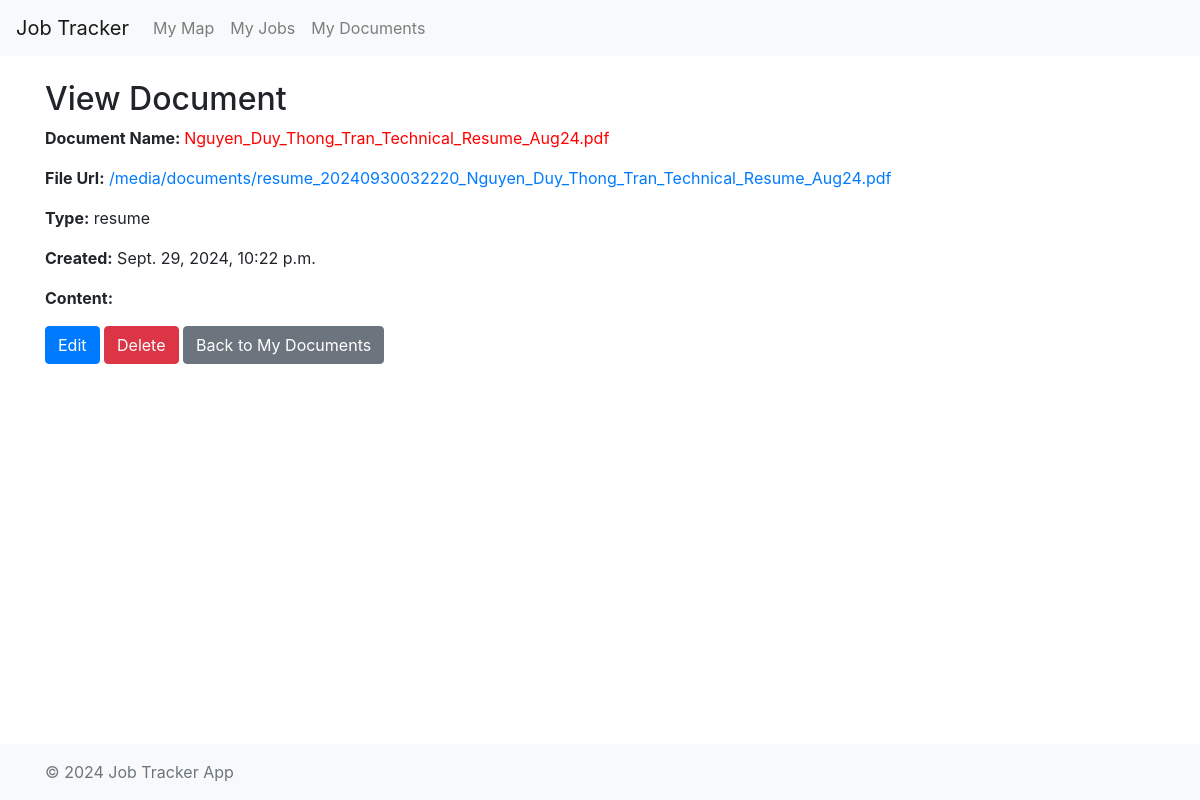
The page /documents/15/ on the database its author committed.
### tracker/models.py (models this page shows, shortened)
class Document(models.Model):
    DOCUMENT_TYPE_CHOICES = [
        ('resume', 'Resume'),
        ('cover_letter', 'Cover Letter'),
        ('other', 'Other'),
    ]
    document_type = models.CharField(max_length=20, choices=DOCUMENT_TYPE_CHOICES)
    document_name = models.CharField(max_length=255, blank=True, null=True)
    file = models.FileField(upload_to='documents/', blank=True, null=True)
    text_content = models.TextField(blank=True, null=True)
    date_uploaded = models.DateTimeField(default=timezone.now)

### tracker/views.py (the view)
# urls.py: path('documents/<int:document_id>/', views.view_document, name='view_document'),
def view_document(request, document_id):
    document = get_object_or_404(Document, id=document_id)
    return render(request, 'tracker/view_document.html', {'document': document})

### tracker/templates/tracker/view_document.html (shortened to what this page needs)
{% extends 'tracker/base.html' %}
{% block content %}
<h2>View Document</h2>
<p><strong>Document Name: </strong><span style="color:red">{{ document.document_name }}</span></p>
{% if document.file %}
    <p><strong>File Url:</strong> <a href="{{ document.file.url }}">{{ document.file.url }}</a></p>
{% else %}
    <p><strong>File Url: </strong><span style="color: grey;">No file available.</span> </p>
{% endif %}
<p><strong>Type:</strong> {{ document.document_type }}</p>
<p><strong>Created:</strong> {{ document.date_uploaded }}</p>
<p><strong>Content:</strong></p>
<a href="{% url 'edit_document' document.id %}" class="btn btn-primary">Edit</a>
<a href = "{% url 'delete_document' document.id %}" class="btn btn-danger">Delete</a>
<a href="{% url 'view_all_documents' %}" class="btn btn-secondary">Back to My Documents</a>
{% endblock %}

### tracker/static/tracker/css/styles.css (style rules this page uses)
html, body { height: 100%; margin: 0; }

### rows shown on the page
Document: document_name "Nguyen_Duy_Thong_Tran_Technical_Resume_Aug24.pdf", file "/media/documents/resume_20240930032220_Nguyen_Duy_Thong_Tran_Technical_Resume_Aug24.pdf", document_type "resume", date_uploaded "Sept. 29, 2024, 10:22 p.m."
